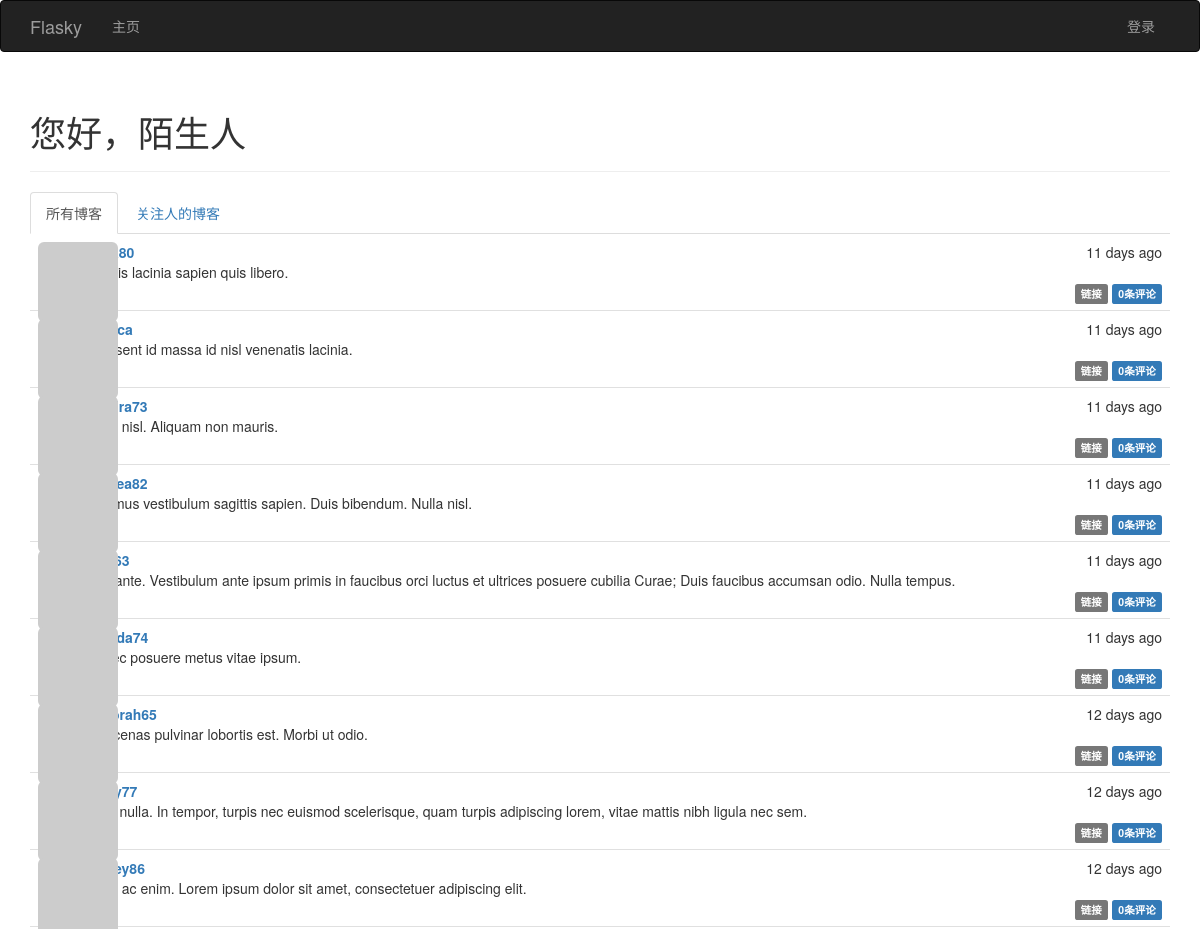
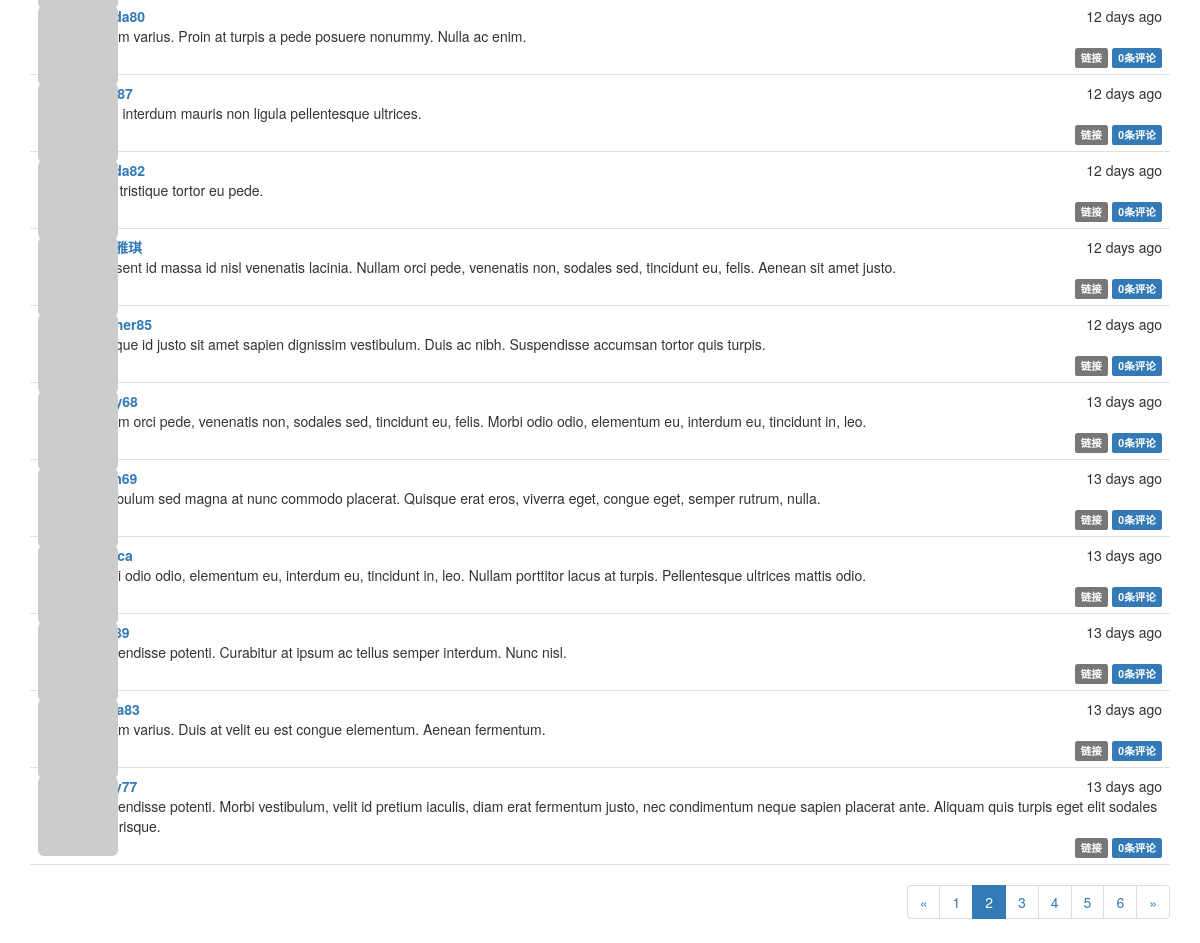
Screenshot of /?page=2 with the database file from the repository (2 pictures, top to bottom).
### app/models.py (models this page shows, shortened)
class Post(db.Model):
    __tablename__='posts'
    id=db.Column(db.Integer,primary_key=True)
    body=db.Column(db.Text)
    timestamp=db.Column(db.DateTime,index=True,default=datetime.utcnow)
    author_id=db.Column(db.Integer,db.ForeignKey('users.id'))
    body_html=db.Column(db.Text)
    comments=db.relationship('Comment',backref='post',lazy='dynamic')

class User(UserMixin,db.Model):
    __tablename__='users'
    id=db.Column(db.Integer,primary_key=True)
    email=db.Column(db.String(64),unique=True,index=True)
    username=db.Column(db.String(64),unique=True,index=True)
    password_hash=db.Column(db.String(128))
    role_id=db.Column(db.Integer,db.ForeignKey('roles.id'))
    confirmed=db.Column(db.Boolean,default=False)
    name=db.Column(db.String(64))
    location=db.Column(db.String(64))
    about_me=db.Column(db.Text())
    member_since=db.Column(db.DateTime(),default=datetime.utcnow)
    last_seen=db.Column(db.DateTime(),default=datetime.utcnow)
    avatar_hash=db.Column(db.String(32))
    posts=db.relationship('Post',backref='author',lazy='dynamic')
    followed=db.relationship('Follow',foreign_keys=[Follow.follower_id],backref=db.backref('follower',lazy='joined'),lazy='dynamic',cascade='all,delete-orphan')
    followers=db.relationship('Follow',foreign_keys=[Follow.followed_id],backref=db.backref('followed',lazy='joined'),lazy='dynamic',cascade='all,delete-orphan')
    comments=db.relationship('Comment',backref='author',lazy='dynamic')
    @property
    def password(self):
        '''设置了一个只写的动态属性'''
        raise AttributeError('password is not a readable attribute')
    def gravatar(self,size=100,default='identicon',rating='g'):
        if request.is_secure:
            url='https://secure.gravatar.com/avatar'
        else:
            url='http://www.gravatar.com/avatar'
        hash=self.avatar_hash or hashlib.md5(self.email.encode('utf-8')).hexdigest()
        return '{url}/{hash}?s={size}&d={default}&r={rating}'.format(url=url,hash=hash,size=size,default=default,rating=rating)

### app/main/views.py (the view)
@main.route('/',methods=['GET','POST'])
def index():
    form=PostForm()
    if current_user.can(Permission.WRITE_ARTICLES) and form.validate_on_submit():
        post=Post(body=form.body.data,author=current_user._get_current_object())
        db.session.add(post)
        return redirect(url_for('main.index'))
    show_followed=False
    if current_user.is_authenticated:
        show_followed=bool(request.cookies.get('show_followed',''))
    if show_followed:
        query=current_user.followed_posts
    else:
        query=Post.query
    page=request.args.get('page',1,type=int)
    pagination=query.order_by(Post.timestamp.desc()).paginate(page,per_page=current_app.config['FLASKY_POSTS_PER_PAGE'],error_out=False)
    posts=pagination.items
    return render_template('index.html',form=form,posts=posts,pagination=pagination,show_followed=show_followed)

### app/auth/views.py (called while the page is built)
@auth.before_app_request
def before_request():
    if current_user.is_authenticated:
        current_user.ping()
        if not current_user.confirmed and request.endpoint[:5]!='auth.' and request.endpoint!='static':
            return redirect(url_for('auth.unconfirmed'))

### app/main/__init__.py (called while the page is built)
@main.app_context_processor
def inject_permissions():
    return dict(Permission=Permission)

### app/main/views.py (called while the page is built)
@main.after_app_request
def after_request(response):
    for query in get_debug_queries():
        if query.duration>=current_app.config['FLASKY_SLOW_DB_QUERY_TIME']:
            current_app.logger.warning(
                'Slow query:%s\nParameters:%s\nDuration:%fs\nContext:%s\n'%
                (query.statement,query.parameters,query.duration,query.context))
    return response

### app/models.py (called while the page is built)
    def can(self,permissions):
        return False

    def is_administrator(self):
        return False

### app/templates/index.html (shortened to what this page needs)
{% extends 'base.html'%}
{% import 'bootstrap/wtf.html' as wtf%}
{% import '_macros.html' as macros%}
{% block page_content%}
<div class='page-header'>
    <h1>您好，{%if current_user.is_authenticated%}{{current_user.username}}{%else%}陌生人{%endif%}</h1>
</div>
<div class='post-tabs'>
    <ul class='nav nav-tabs'>
        <li {%if not show_followed%}class='active'{%endif%}><a href="{{url_for('main.show_all')}}">所有博客</a></li>
        <li {%if show_followed%}class='active'{%endif%}><a href="{{url_for('main.show_followed')}}">关注人的博客</a></li>
    </ul>
{% include '_posts.html'%}
</div>
<div class='pagination'>
    {{macros.pagination_widget(pagination,'main.index')}}
</div>
{% endblock page_content%}

### app/templates/_posts.html (shortened to what this page needs)
<ul class='posts'>
    {%for post in posts%}
    <li class='post'>
        <div class='post-thumbnail'>
            <a href="{{url_for('main.user',username=post.author.username)}}">
                <img src="{{post.author.gravatar(size=40)}}" class='img-rounded profile-thumbnail'>
            </a>
        </div>
        <div class='post-content'>
            <div class='post-date'>
                {{moment(post.timestamp).fromNow()}}
            </div>
            <div class='post-author'>
                <a href="{{url_for('main.user',username=post.author.username)}}">{{post.author.username}}</a>
            </div>
            <div class='post-body'>
                {%if post.body_html%}
                {{post.body_html|safe}}
                {%else%}
                {{post.body}}
                {%endif%}
            </div>
            <div class='post-footer'>
                <a href="{{url_for('main.post',id=post.id)}}">
                    <span class='label label-default'>链接</span>
                </a>
                <a href="{{url_for('main.post',id=post.id)}}#comments">
                    <span class='label label-primary'>{{post.comments.count()}}条评论</span>
                </a>
            </div>
        </div>
    </li>
    {%endfor%}
</ul>

### app/static/css/styles.css (style rules this page uses)
.profile-thumbnail { position: absolute; }
div.post-tabs { margin-top: 16px; }
ul.posts { list-style-type: none; padding: 0px; margin: 16px 0px 0px 0px; border-top: 1px solid #e0e0e0; }
div.post-tabs ul.posts { margin: 0px; border-top: none; }
ul.posts li.post { padding: 8px; border-bottom: 1px solid #e0e0e0; }
div.post-date { float: right; }
div.post-author { font-weight: bold; }
div.post-thumbnail { position: absolute; }
div.post-content { margin-left: 48px; min-height: 48px; }
div.post-footer { text-align: right; }
div.pagination { width: 100%; text-align: right; padding: 0px; margin: 0px; }

### rows the page displays
Post: timestamp "11 days ago", body "Mauris lacinia sapien quis libero.", comments.count "0"
Post: timestamp "11 days ago", body "Praesent id massa id nisl venenatis lacinia.", comments.count "0"
Post: timestamp "11 days ago", body "Nulla nisl. Aliquam non mauris.", comments.count "0"
Post: timestamp "11 days ago", body "Vivamus vestibulum sagittis sapien. Duis bibendum. Nulla nisl.", comments.count "0"
Post: timestamp "11 days ago", body "Sed ante. Vestibulum ante ipsum primis in faucibus orci luctus et ultrices posuere cubilia Curae; Duis faucibus accumsan odio. Nulla tempus.", comments.count "0"
Post: timestamp "11 days ago", body "Donec posuere metus vitae ipsum.", comments.count "0"
Post: timestamp "12 days ago", author.username "deborah65", body "Maecenas pulvinar lobortis est. Morbi ut odio.", comments.count "0"
Post: timestamp "12 days ago", body "Nam nulla. In tempor, turpis nec euismod scelerisque, quam turpis adipiscing lorem, vitae mattis nibh ligula nec sem.", comments.count "0"
Post: timestamp "12 days ago", body "Nulla ac enim. Lorem ipsum dolor sit amet, consectetuer adipiscing elit.", comments.count "0"
Post: timestamp "12 days ago", body "Nullam varius. Proin at turpis a pede posuere nonummy. Nulla ac enim.", comments.count "0"
Post: timestamp "12 days ago", body "Proin interdum mauris non ligula pellentesque ultrices.", comments.count "0"
Post: timestamp "12 days ago", body "Nam tristique tortor eu pede.", comments.count "0"
Post: timestamp "12 days ago", body "Praesent id massa id nisl venenatis lacinia. Nullam orci pede, venenatis non, sodales sed, tincidunt eu, felis. Aenean sit amet justo.", comments.count "0"
Post: timestamp "12 days ago", author.username "heather85", body "Quisque id justo sit amet sapien dignissim vestibulum. Duis ac nibh. Suspendisse accumsan tortor quis turpis.", comments.count "0"
Post: timestamp "13 days ago", body "Nullam orci pede, venenatis non, sodales sed, tincidunt eu, felis. Morbi odio odio, elementum eu, interdum eu, tincidunt in, leo.", comments.count "0"
Post: timestamp "13 days ago", body "Vestibulum sed magna at nunc commodo placerat. Quisque erat eros, viverra eget, congue eget, semper rutrum, nulla.", comments.count "0"
Post: timestamp "13 days ago", body "Morbi odio odio, elementum eu, interdum eu, tincidunt in, leo. Nullam porttitor lacus at turpis. Pellentesque ultrices mattis odio.", comments.count "0"
Post: timestamp "13 days ago", body "Suspendisse potenti. Curabitur at ipsum ac tellus semper interdum. Nunc nisl.", comments.count "0"
Post: timestamp "13 days ago", body "Nullam varius. Duis at velit eu est congue elementum. Aenean fermentum.", comments.count "0"
Post: timestamp "13 days ago", body "Suspendisse potenti. Morbi vestibulum, velit id pretium iaculis, diam erat fermentum justo, nec condimentum neque sapien placerat ante. Aliquam quis turpis eget elit sodales scelerisque.", comments.count "0"

### other values shown
{{ p }} "1" "3" "4" "5" "6"
{{ p }} "2"
